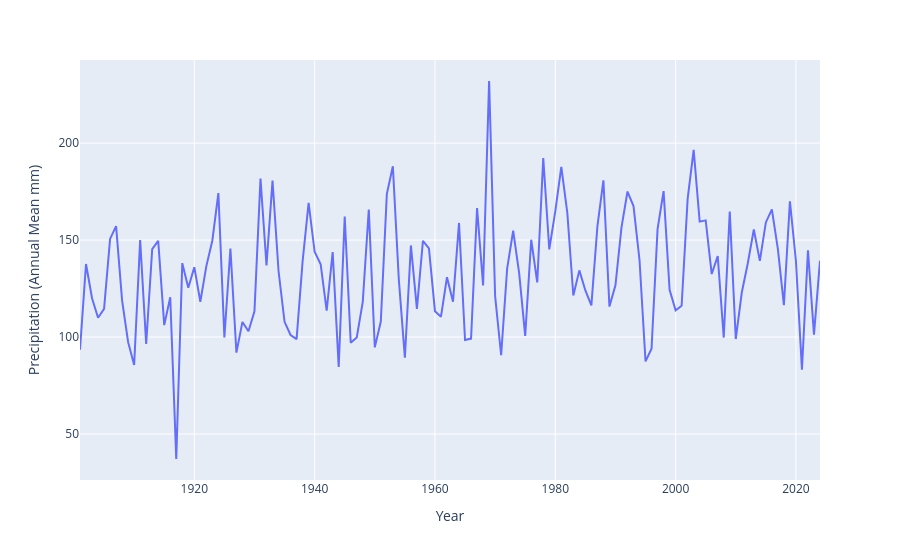

The notebook cell saved with this chart:
### Code cell
line = px.line(data1, x = 'Year', y='Precipitation (Annual Mean mm)')
line.show()
